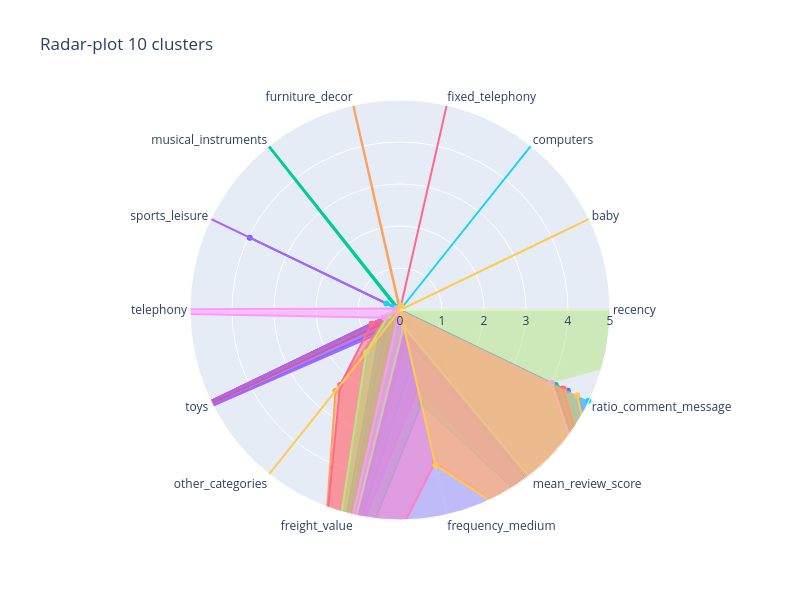

The cell this chart's notebook holds for it:
### Code cell
plot_clusters_radar(centroid_normalized_10)

### Figure 1 — Plotly figure (JSON) as saved in the notebook; plotly's stock layout.template omitted (floating-point values rounded to 4 significant figures)
{"data": [{"fill": "toself", "name": "Cluster 0", "r": [0, 0, 3.469e-18, 0, 0, 0, 3.971, 0, 9.332, 0.5397, 7.456, 1.286, 0, 4.437], "theta": ["recency", "baby", "computers", "fixed_telephony", "furniture_decor", "musical_instruments", "sports_leisure", "telephony", "toys", "other_categories", "freight_value", "frequency_medium", "mean_review_score", "ratio_comment_message"], "type": "scatterpolar"}, {"fill": "toself", "name": "Cluster 1", "r": [0, 0, 3.469e-18, 0, 0, 0, 0, 0, 10, 0.2727, 7.701, 0.687, 10, 0], "theta": ["recency", "baby", "computers", "fixed_telephony", "furniture_decor", "musical_instruments", "sports_leisure", "telephony", "toys", "other_categories", "freight_value", "frequency_medium", "mean_review_score", "ratio_comment_message"], "type": "scatterpolar"}, {"fill": "toself", "name": "Cluster 2", "r": [0, 0, 3.469e-18, 0, 0, 10.0, 0.09447, 0, 0.4385, 0.7978, 8.358, 2.293, 8.444, 4.115], "theta": ["recency", "baby", "computers", "fixed_telephony", "furniture_decor", "musical_instruments", "sports_leisure", "telephony", "toys", "other_categories", "freight_value", "frequency_medium", "mean_review_score", "ratio_comment_message"], "type": "scatterpolar"}, {"fill": "toself", "name": "Cluster 3", "r": [5.551e-17, 0, 3.469e-18, 0, 0, 0, 10.0, 0, 8.159, 0.6662, 6.813, 1.906, 9.975, 10], "theta": ["recency", "baby", "computers", "fixed_telephony", "furniture_decor", "musical_instruments", "sports_leisure", "telephony", "toys", "other_categories", "freight_value", "frequency_medium", "mean_review_score", "ratio_comment_message"], "type": "scatterpolar"}, {"fill": "toself", "name": "Cluster 4", "r": [0, 0, 3.469e-18, 0.01603, 10, 0.01603, 0.1257, 0.08013, 0.3303, 2.461, 9.149, 0, 8.603, 4.33], "theta": ["recency", "baby", "computers", "fixed_telephony", "furniture_decor", "musical_instruments", "sports_leisure", "telephony", "toys", "other_categories", "freight_value", "frequency_medium", "mean_review_score", "ratio_comment_message"], "type": "scatterpolar"}, {"fill": "toself", "name": "Cluster 5", "r": [0, 3.469e-18, 10.0, 0, 0, 0.09217, 0.3614, 0, 0.1383, 0, 8.448, 10.0, 9.264, 4.979], "theta": ["recency", "baby", "computers", "fixed_telephony", "furniture_decor", "musical_instruments", "sports_leisure", "telephony", "toys", "other_categories", "freight_value", "frequency_medium", "mean_review_score", "ratio_comment_message"], "type": "scatterpolar"}, {"fill": "toself", "name": "Cluster 6", "r": [0, 0, 3.469e-18, 10, 0, 0.03182, 0.02495, 0, 0.7503, 2.284, 9.861, 3.729, 8.337, 4.306], "theta": ["recency", "baby", "computers", "fixed_telephony", "furniture_decor", "musical_instruments", "sports_leisure", "telephony", "toys", "other_categories", "freight_value", "frequency_medium", "mean_review_score", "ratio_comment_message"], "type": "scatterpolar"}, {"fill": "toself", "name": "Cluster 7", "r": [10.0, 0, 3.469e-18, 0.06298, 0, 0.02099, 0.08232, 0.09447, 0.3026, 1.289, 8.938, 0.4027, 8.375, 3.999], "theta": ["recency", "baby", "computers", "fixed_telephony", "furniture_decor", "musical_instruments", "sports_leisure", "telephony", "toys", "other_categories", "freight_value", "frequency_medium", "mean_review_score", "ratio_comment_message"], "type": "scatterpolar"}, {"fill": "toself", "name": "Cluster 8", "r": [0, 0, 0, 0.02623, 0, 0.03935, 0.08229, 10, 0.4191, 0.02766, 10, 5.17, 8.329, 4.009], "theta": ["recency", "baby", "computers", "fixed_telephony", "furniture_decor", "musical_instruments", "sports_leisure", "telephony", "toys", "other_categories", "freight_value", "frequency_medium", "mean_review_score", "ratio_comment_message"], "type": "scatterpolar"}, {"fill": "toself", "name": "Cluster 9", "r": [0, 10, 3.469e-18, 0.1117, 0, 0, 0, 0, 0, 10, 0, 3.79, 8.336, 4.684], "theta": ["recency", "baby", "computers", "fixed_telephony", "furniture_decor", "musical_instruments", "sports_leisure", "telephony", "toys", "other_categories", "freight_value", "frequency_medium", "mean_review_score", "ratio_comment_message"], "type": "scatterpolar"}], "layout": {"height": 600, "polar": {"radialaxis": {"range": [0, 5], "visible": true}}, "showlegend": false, "title": {"text": "Radar-plot 10 clusters"}, "width": 800}}
